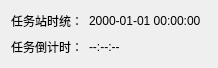
<?xml version="1.0" encoding="UTF-8"?>
<ui version="4.0">
 <class>TimeWidget</class>
 <widget class="QWidget" name="TimeWidget">
  <property name="geometry">
   <rect>
    <x>0</x>
    <y>0</y>
    <width>218</width>
    <height>68</height>
   </rect>
  </property>
  <property name="windowTitle">
   <string>Form</string>
  </property>
  <layout class="QVBoxLayout" name="verticalLayout">
   <item>
    <layout class="QHBoxLayout" name="horizontalLayout">
     <item>
      <widget class="QLabel" name="label">
       <property name="text">
        <string>任务站时统：</string>
       </property>
      </widget>
     </item>
     <item>
      <widget class="QLabel" name="systemTimeLabel">
       <property name="text">
        <string>2000-01-01 00:00:00</string>
       </property>
       <property name="alignment">
        <set>Qt::AlignLeading|Qt::AlignLeft|Qt::AlignVCenter</set>
       </property>
      </widget>
     </item>
     <item>
      <spacer name="horizontalSpacer">
       <property name="orientation">
        <enum>Qt::Horizontal</enum>
       </property>
       <property name="sizeHint" stdset="0">
        <size>
         <width>40</width>
         <height>20</height>
        </size>
       </property>
      </spacer>
     </item>
    </layout>
   </item>
   <item>
    <layout class="QHBoxLayout" name="horizontalLayout_2">
     <item>
      <widget class="QLabel" name="label_2">
       <property name="text">
        <string>任务倒计时：</string>
       </property>
      </widget>
     </item>
     <item>
      <widget class="QLabel" name="taskCountDownLabel">
       <property name="text">
        <string>--:--:--</string>
       </property>
       <property name="alignment">
        <set>Qt::AlignLeading|Qt::AlignLeft|Qt::AlignVCenter</set>
       </property>
      </widget>
     </item>
     <item>
      <spacer name="horizontalSpacer_2">
       <property name="orientation">
        <enum>Qt::Horizontal</enum>
       </property>
       <property name="sizeHint" stdset="0">
        <size>
         <width>40</width>
         <height>20</height>
        </size>
       </property>
      </spacer>
     </item>
    </layout>
   </item>
  </layout>
 </widget>
 <resources/>
 <connections/>
</ui>
